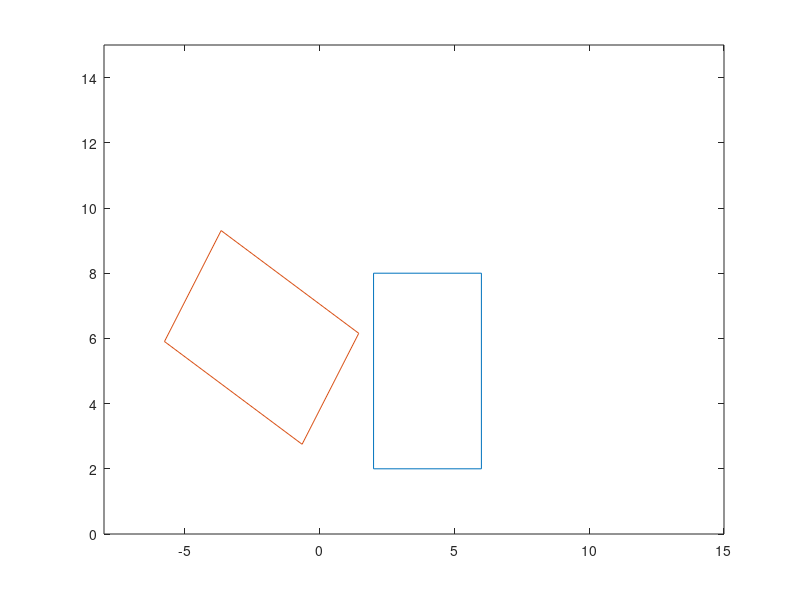

Reproduce this figure in MATLAB.
rectangle = [2 6 6 2 2; 2 2 8 8 2 ; 1 1 1 1 1];
x = rectangle(1,:);
y = rectangle(2,:);

rotate = [cos(45) -sin(45) 0; sin(45) cos(45) 0; 0 0 1] * rectangle;
x2 = rotate(1,:);
y2 = rotate(2,:);

plot(x,y,x2,y2)
axis([-8 15 0 15])